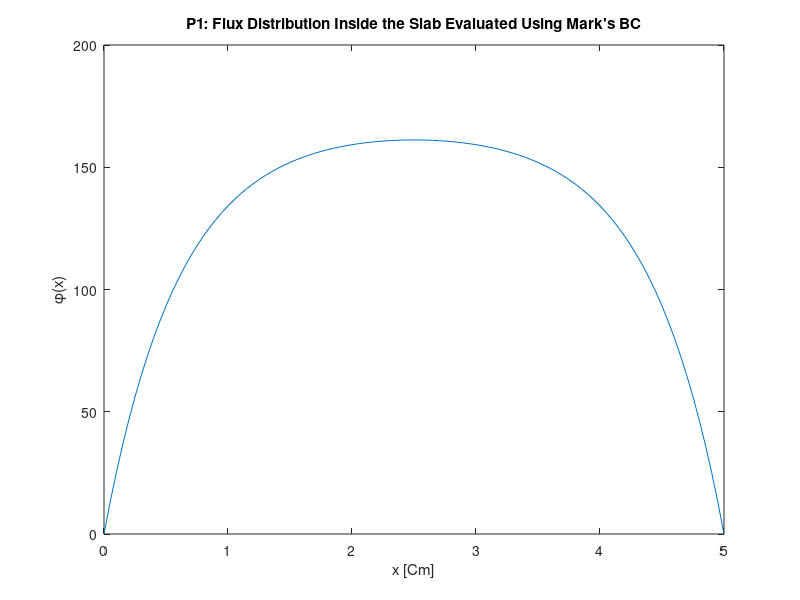

Here is the MATLAB script that generated this plot:
% P1 Mark's BC
clc;
clear;
close all;
seg_t=1.5;seg_s=0.9;Q=100;
L=5;         % thickness of the whole slab
k=101;       % number of points
del=L/(k-1);
a=-1/(3*del*seg_t);
b=(((seg_t-seg_s)*del)-(2*a));
c=a;
s=Q*del;

for i=1:k
    if i==1 | i==k
        S(i,1)=0;
    else
    S(i,1)=s;
    end
end

    A(1,1)=1;
    A(k,k)=1;
    for j=2:k
        A(1,j)=0;
    end
    for j=1:k-1
        A(k,j)=0;
    end
    
for i=2:k-1
        
    for j=1:k
        
        if j==i-1
            A(i,j)=a;
        elseif j==i
            A(i,j)=b;
        elseif j==i+1
            A(i,j)=c;
        else
            A(i,j)=0;
        end
        
     end
end

D=det(A);
P=inv(A);
phi=P*S

x=linspace(0,L,k);
plot(x,phi(:))
xlabel('x [Cm]')
ylabel('\phi(x)')
title('P1: Flux Distribution Inside the Slab Evaluated Using Mark''s BC')